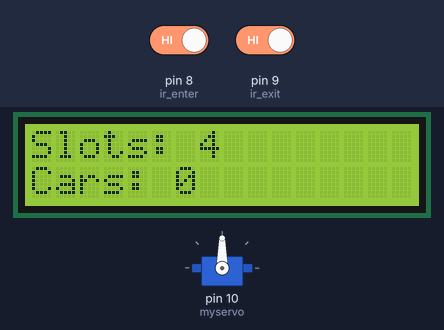
Bench run of a sketch on a simulated Arduino Uno, built with avr-gcc and run on an emulated ATmega328P. Parts: servo, 16×2 character LCD. The test bench sets the inputs (shaded band); at power-on: pin 8 (ir_enter) HIGH, pin 9 (ir_exit) HIGH.

Above: at 3.2 s.
3.3 s: pin 8 (ir_enter) driven LOW
At 4.1 s:
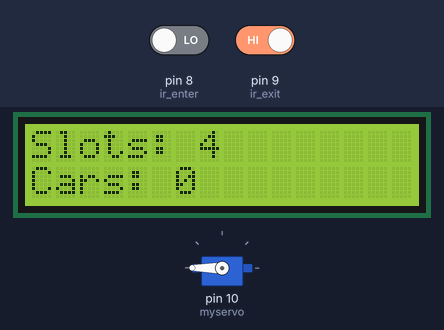
5.8 s: pin 9 (ir_exit) driven LOW
At 6.4 s:
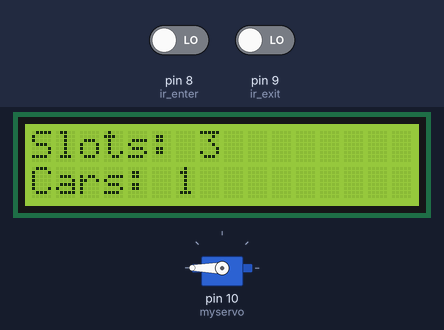
Timing chart, 0 to 8.8 s (numbered marks = the images above; inputs shaded):
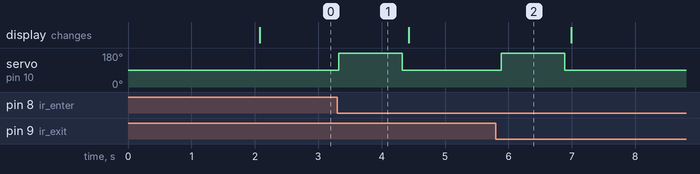

Measured:
- after the input at 3.3 s, servo on pin 10 (myservo): 90° → 180° at once, → 90° 1.0 s later
- after the input at 5.8 s, servo on pin 10 (myservo): 90° → 180° after 0.09 s, → 90° 1.0 s later

The sketch:

Arduino_code.ino
```cpp
#include <Servo.h>
#include <LiquidCrystal.h>


const int rs = 12, en = 11, d4 = 5, d5 = 4, d6 = 3, d7 = 2;
LiquidCrystal lcd(rs, en, d4, d5, d6, d7);


Servo myservo;


#define ir_enter 8
#define ir_exit 9


int carCount = 0;
const int maxCars = 4;
int flagEnter = 0, flagExit = 0;

void setup() {

  Serial.begin(9600);


  pinMode(ir_enter, INPUT);
  pinMode(ir_exit, INPUT);


  myservo.attach(10);
  myservo.write(90);


  lcd.begin(16, 2);
  lcd.setCursor(0, 0);
  lcd.print("   Car Parking  ");
  lcd.setCursor(0, 1);
  lcd.print("      System    ");
  delay(2000);
  lcd.clear();


  lcd.setCursor(0, 0);
  lcd.print("Slots: ");
  lcd.print(maxCars - carCount);
}

void loop() {

  lcd.setCursor(0, 0);
  lcd.print("Slots: ");
  lcd.print(maxCars - carCount);
  lcd.print("       ");

  lcd.setCursor(0, 1);
  lcd.print("Cars: ");
  lcd.print(carCount);
  lcd.print("       ");

  if (digitalRead(ir_enter) == 0 && flagEnter == 0) {
    flagEnter = 1;
    if (carCount < maxCars) {
      carCount++;
      myservo.write(180);
      delay(1000);
      myservo.write(90);
    } else {
      lcd.setCursor(0, 0);
      lcd.print("Parking Full     ");
      delay(1500);
      lcd.setCursor(0, 0);
      lcd.print("Slots: ");
      lcd.print(maxCars - carCount);
    }
  }
  if (digitalRead(ir_enter) == 1) {
    flagEnter = 0;
  }


  if (digitalRead(ir_exit) == 0 && flagExit == 0) {
    flagExit = 1;
    if (carCount > 0) {
      carCount--;
      myservo.write(180);
      delay(1000);
      myservo.write(90);
    }
  }
  if (digitalRead(ir_exit) == 1) {
    flagExit = 0;
  }

  delay(100);
}
```
